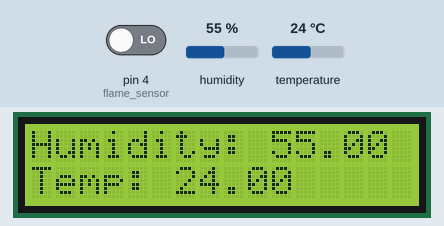
The sketch below on a simulated Arduino Uno, built with avr-gcc and run on an emulated ATmega328P. On the bench: 16×2 character LCD. The inputs (shaded band) are chosen by the test bench; at power-on: humidity 55 %, temperature 24 °C, pin 4 (flame_sensor) LOW. What the sketch prints to the serial monitor is not drawn.

Above: at 2.7 s.
2.8 s: humidity set to 22 %
At 5.0 s:
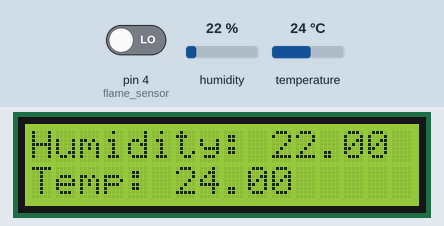
5.8 s: temperature set to 12 °C
At 7.4 s:
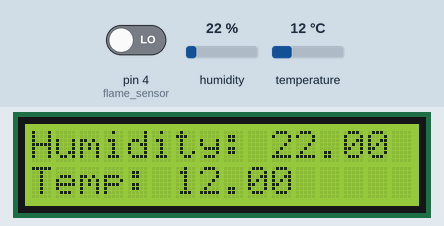
13.8 s: humidity set to 40 %
At 15.9 s:
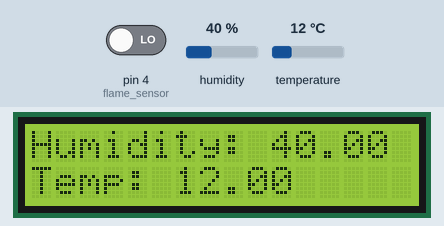
16.8 s: temperature set to 19 °C
At 19.5 s:
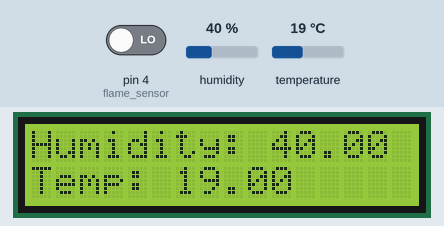
Timing chart, 0 to 21.0 s (numbered marks = the images above; inputs shaded):
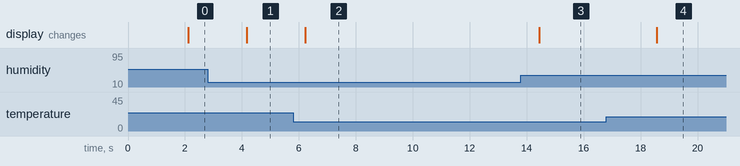

The sketch:

arduinoAlarm.ino
```cpp
#include "DHT.h"
#include <Wire.h>
#include <LiquidCrystal_I2C.h>
#include <SoftwareSerial.h>

SoftwareSerial fireAlarm(10, 11);

LiquidCrystal_I2C lcd(0x27, 16, 2);  // Set the LCD I2C address

#define DHTPIN 2
#define DHTTYPE DHT11

DHT dht(DHTPIN, DHTTYPE);

// FLAME
//const int sensorMin = 0;     // sensor minimum
//const int sensorMax = 1024;  // sensor maximum
int flame_sensor = 4;
int flame_undetected;
int count = 0;

void setup() {
  lcd.init();
  Wire.begin();
  lcd.backlight();

  Serial.begin(9600);
  dht.begin(); // initialize the sensor
  fireAlarm.begin(9600);
  Serial.println("I am here - USB");
  pinMode(flame_sensor, INPUT);
}

void loop() {
  // wait a few seconds between measurements.
  delay(2000);

  lcd.setCursor(0,0);

//FLAME SENSOR
flame_undetected = digitalRead(flame_sensor);
if(flame_undetected == 1) {
  Serial.println("no fire");
  count = 0;
} else {
  count++;
  if(count >= 3) {
    //Serial.println("FIRE");
    fireAlarm.println("FIRE");
  }
}
  // read humidity
  float humi  = dht.readHumidity();
  // read temperature as Celsius
  float tempC = dht.readTemperature();

  // check if any reads failed
  if (isnan(humi) || isnan(tempC)) {
    Serial.println("Failed to read from DHT sensor!");
  } else {
    Serial.print("Humidity: ");
    Serial.print(humi);
    Serial.print("%\n");
    lcd.print("Humidity: ");
    lcd.print(humi);

    Serial.print("Temperature: ");
    Serial.print(tempC);
    Serial.print("°C\n");
    lcd.setCursor(0,1);
    lcd.print("Temp: ");
    lcd.print(tempC);
  }
}
```

Measured:
- after the input at 2.8 s, the display: changes after 1.4 s (image 1)
- after the input at 5.8 s, the display: changes after 0.42 s (image 2)
- after the input at 13.8 s, the display: changes after 0.65 s (image 3)
- after the input at 16.8 s, the display: changes after 1.8 s (image 4)
